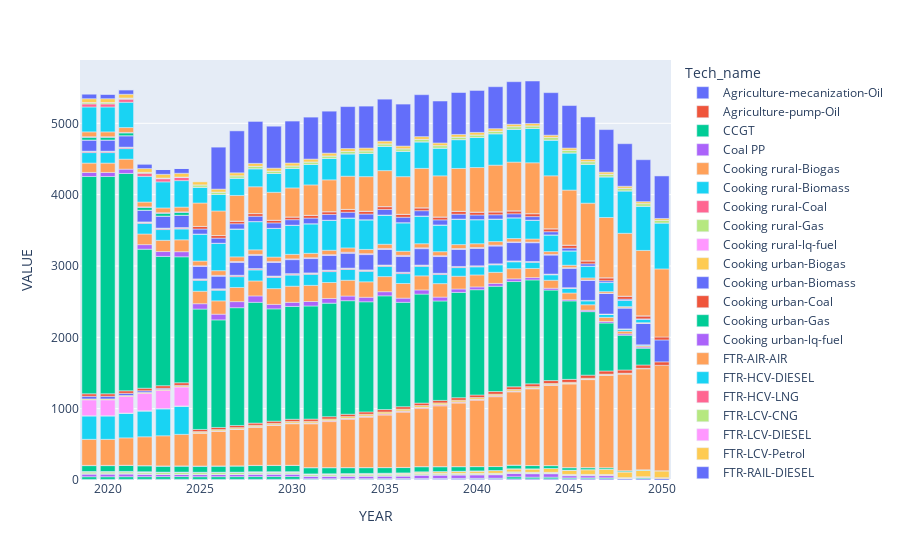

This figure's notebook cell:
### Code cell
px.bar(aet, x="YEAR", y='VALUE', color='Tech_name')

### Figure 1 — Plotly figure (JSON) as saved in the notebook; plotly's stock layout.template omitted (floating-point values rounded to 4 significant figures)
{"data": [{"alignmentgroup": "True", "hovertemplate": "Tech_name=Agriculture-mecanization-Oil<br>YEAR=%{x}<br>VALUE=%{y}<extra></extra>", "legendgroup": "Agriculture-mecanization-Oil", "marker": {"color": "#636efa"}, "name": "Agriculture-mecanization-Oil", "offsetgroup": "Agriculture-mecanization-Oil", "orientation": "v", "showlegend": true, "textposition": "auto", "type": "bar", "x": [2019, 2020, 2021, 2022, 2023, 2024, 2025, 2026, 2027, 2028, 2029, 2030, 2031, 2032, 2033, 2034, 2035, 2036, 2037, 2038, 2039, 2040, 2041, 2042, 2043, 2044, 2045, 2046, 2047, 2048, 2049, 2050], "xaxis": "x", "y": [8.247, 8.247, 8.736, 9.218, 9.707, 10.19, 8.545, 8.954, 9.31, 9.725, 10.08, 10.5, 10.91, 11.27, 11.68, 12.04, 12.44, 12.83, 13.22, 13.61, 14.0, 14.39, 14.78, 15.17, 15.56, 15.95, 16.34, 16.73, 17.11, 17.51, 17.89, 18.28], "yaxis": "y"}, {"alignmentgroup": "True", "hovertemplate": "Tech_name=Agriculture-pump-Oil<br>YEAR=%{x}<br>VALUE=%{y}<extra></extra>", "legendgroup": "Agriculture-pump-Oil", "marker": {"color": "#EF553B"}, "name": "Agriculture-pump-Oil", "offsetgroup": "Agriculture-pump-Oil", "orientation": "v", "showlegend": true, "textposition": "auto", "type": "bar", "x": [2019, 2020, 2021, 2022, 2023, 2024, 2025, 2026, 2027, 2028, 2029, 2030, 2031, 2032, 2033, 2034, 2035, 2036, 2037, 2038, 2039, 2040, 2041, 2042, 2043, 2044, 2045, 2046, 2047, 2048, 2049], "xaxis": "x", "y": [0.3557, 0.3557, 0.3779, 0.4001, 0.4224, 0.4446, 0.3736, 0.3795, 0.3855, 0.3914, 0.3973, 0.4032, 0.4032, 0.3973, 0.3914, 0.3855, 0.3854, 0.3677, 0.3558, 0.338, 0.3262, 0.3084, 0.2846, 0.2609, 0.2313, 0.2076, 0.1838, 0.1423, 0.1067, 0.07116, 0.03558], "yaxis": "y"}, {"alignmentgroup": "True", "hovertemplate": "Tech_name=CCGT<br>YEAR=%{x}<br>VALUE=%{y}<extra></extra>", "legendgroup": "CCGT", "marker": {"color": "#00cc96"}, "name": "CCGT", "offsetgroup": "CCGT", "orientation": "v", "showlegend": true, "textposition": "auto", "type": "bar", "x": [2019, 2020, 2021, 2022, 2023, 2024, 2025, 2026, 2027, 2028, 2029, 2030, 2031, 2032, 2033, 2034, 2035, 2036, 2037, 2038, 2039, 2040, 2041, 2042, 2043, 2044, 2045, 2046, 2047, 2049], "xaxis": "x", "y": [37.27, 37.27, 37.27, 37.27, 37.27, 37.27, 37.27, 37.27, 37.27, 37.27, 37.27, 37.27, 6.523, 6.523, 6.523, 6.523, 6.523, 7.663, 7.663, 7.663, 8.143, 9.021, 10.15, 29.73, 23.97, 23.64, 13.48, 13.48, 13.48, 13.03], "yaxis": "y"}, {"alignmentgroup": "True", "hovertemplate": "Tech_name=Coal PP<br>YEAR=%{x}<br>VALUE=%{y}<extra></extra>", "legendgroup": "Coal PP", "marker": {"color": "#ab63fa"}, "name": "Coal PP", "offsetgroup": "Coal PP", "orientation": "v", "showlegend": true, "textposition": "auto", "type": "bar", "x": [2019, 2020, 2021, 2022, 2023, 2024, 2025, 2026, 2027, 2028, 2029, 2030, 2031, 2032, 2033, 2034, 2035, 2036, 2037, 2038, 2039, 2040, 2041, 2042, 2043, 2044, 2045, 2046, 2047], "xaxis": "x", "y": [40.48, 40.48, 40.86, 36.4, 30.4, 30.4, 30.4, 30.4, 30.4, 36.4, 36.4, 36.4, 36.4, 36.4, 36.4, 36.4, 36.4, 36.4, 48.64, 48.64, 48.64, 48.64, 48.64, 48.64, 48.64, 48.64, 30.4, 30.4, 30.4], "yaxis": "y"}, {"alignmentgroup": "True", "hovertemplate": "Tech_name=Cooking rural-Biogas<br>YEAR=%{x}<br>VALUE=%{y}<extra></extra>", "legendgroup": "Cooking rural-Biogas", "marker": {"color": "#FFA15A"}, "name": "Cooking rural-Biogas", "offsetgroup": "Cooking rural-Biogas", "orientation": "v", "showlegend": true, "textposition": "auto", "type": "bar", "x": [2019, 2020, 2021, 2022, 2023, 2024, 2025, 2026, 2027, 2028, 2029, 2030, 2031, 2032, 2033, 2034, 2035, 2036, 2037, 2038, 2039, 2040, 2041, 2042, 2043, 2044, 2045, 2046, 2047, 2048, 2049, 2050], "xaxis": "x", "y": [0.1638, 0.1638, 0.273, 0.3822, 0.546, 0.6552, 0.7644, 0.8736, 0.9828, 1.092, 1.147, 1.256, 1.31, 1.365, 1.474, 1.529, 1.583, 1.638, 1.966, 2.402, 2.948, 3.494, 4.095, 4.75, 5.624, 6.388, 7.262, 8.135, 9.118, 10.1, 11.41, 12.5], "yaxis": "y"}, {"alignmentgroup": "True", "hovertemplate": "Tech_name=Cooking rural-Biomass<br>YEAR=%{x}<br>VALUE=%{y}<extra></extra>", "legendgroup": "Cooking rural-Biomass", "marker": {"color": "#19d3f3"}, "name": "Cooking rural-Biomass", "offsetgroup": "Cooking rural-Biomass", "orientation": "v", "showlegend": true, "textposition": "auto", "type": "bar", "x": [2019, 2020, 2021, 2022, 2023, 2024, 2025, 2026, 2027, 2028, 2029, 2030, 2031, 2032, 2033, 2034, 2035, 2036, 2037, 2038, 2039, 2040, 2041, 2042, 2043, 2044, 2045, 2046, 2047, 2048, 2049, 2050], "xaxis": "x", "y": [1.8, 1.8, 1.8, 1.8, 1.8, 1.9, 1.9, 1.9, 1.9, 1.9, 1.9, 1.9, 1.9, 1.9, 1.9, 1.9, 1.9, 1.8, 1.8, 1.8, 1.8, 1.7, 1.7, 1.7, 1.6, 1.6, 1.6, 1.5, 1.5, 1.5, 1.3, 1.3], "yaxis": "y"}, {"alignmentgroup": "True", "hovertemplate": "Tech_name=Cooking rural-Coal<br>YEAR=%{x}<br>VALUE=%{y}<extra></extra>", "legendgroup": "Cooking rural-Coal", "marker": {"color": "#FF6692"}, "name": "Cooking rural-Coal", "offsetgroup": "Cooking rural-Coal", "orientation": "v", "showlegend": true, "textposition": "auto", "type": "bar", "x": [2019, 2020, 2021, 2022, 2023, 2024, 2025, 2026, 2027, 2028, 2029, 2030, 2036, 2037, 2038], "xaxis": "x", "y": [0.1892, 0.1892, 0.1892, 0.1892, 0.1892, 0.1892, 0.1892, 0.0946, 0.0946, 0.0946, 0.0946, 0.0946, 0.0946, 0.0946, 0.0946], "yaxis": "y"}, {"alignmentgroup": "True", "hovertemplate": "Tech_name=Cooking rural-Gas<br>YEAR=%{x}<br>VALUE=%{y}<extra></extra>", "legendgroup": "Cooking rural-Gas", "marker": {"color": "#B6E880"}, "name": "Cooking rural-Gas", "offsetgroup": "Cooking rural-Gas", "orientation": "v", "showlegend": true, "textposition": "auto", "type": "bar", "x": [2019, 2020, 2021, 2022, 2023, 2024, 2025, 2026, 2027, 2028, 2029, 2030, 2031, 2032, 2033, 2034, 2035, 2036, 2037, 2038, 2039, 2040, 2041, 2042, 2043, 2044, 2045, 2046, 2047, 2048, 2049], "xaxis": "x", "y": [25.49, 25.49, 25.23, 24.84, 24.57, 24.25, 23.99, 23.98, 24.03, 23.89, 23.63, 23.38, 22.21, 21.71, 21.14, 20.68, 20.26, 19.67, 18.84, 17.89, 16.83, 15.75, 14.5, 13.18, 11.86, 10.36, 8.848, 7.278, 5.525, 3.765, 1.886], "yaxis": "y"}, {"alignmentgroup": "True", "hovertemplate": "Tech_name=Cooking rural-lq-fuel<br>YEAR=%{x}<br>VALUE=%{y}<extra></extra>", "legendgroup": "Cooking rural-lq-fuel", "marker": {"color": "#FF97FF"}, "name": "Cooking rural-lq-fuel", "offsetgroup": "Cooking rural-lq-fuel", "orientation": "v", "showlegend": true, "textposition": "auto", "type": "bar", "x": [2019, 2020, 2021, 2022, 2023, 2024, 2025, 2026, 2027, 2028, 2029, 2030, 2031, 2032, 2033, 2034, 2035, 2036, 2037, 2038, 2039, 2040, 2041, 2042, 2043, 2044, 2045, 2046, 2047, 2048], "xaxis": "x", "y": [2.157, 2.157, 2.085, 1.941, 1.869, 1.726, 1.654, 1.51, 1.438, 1.366, 1.222, 1.15, 1.079, 1.007, 0.9347, 0.8628, 0.7909, 0.719, 0.6471, 0.5752, 0.5033, 0.4314, 0.3595, 0.3595, 0.2876, 0.2157, 0.1438, 0.1438, 0.0719, 0.0719], "yaxis": "y"}, {"alignmentgroup": "True", "hovertemplate": "Tech_name=Cooking urban-Biogas<br>YEAR=%{x}<br>VALUE=%{y}<extra></extra>", "legendgroup": "Cooking urban-Biogas", "marker": {"color": "#FECB52"}, "name": "Cooking urban-Biogas", "offsetgroup": "Cooking urban-Biogas", "orientation": "v", "showlegend": true, "textposition": "auto", "type": "bar", "x": [2019, 2020, 2021, 2022, 2023, 2024, 2025, 2026, 2027, 2028, 2029, 2030, 2031, 2032, 2033, 2034, 2035, 2036, 2037, 2038, 2039, 2040, 2041, 2042, 2043, 2044, 2045, 2046, 2047, 2048, 2049, 2050], "xaxis": "x", "y": [0.2184, 0.2184, 0.4368, 0.6006, 0.7644, 0.9828, 1.147, 1.365, 1.583, 1.747, 1.966, 2.184, 3.112, 5.242, 7.589, 10.48, 13.43, 16.71, 20.37, 24.24, 28.28, 32.87, 37.62, 42.7, 48.16, 53.78, 59.68, 66.67, 73.49, 80.75, 88.45, 96.97], "yaxis": "y"}, {"alignmentgroup": "True", "hovertemplate": "Tech_name=Cooking urban-Biomass<br>YEAR=%{x}<br>VALUE=%{y}<extra></extra>", "legendgroup": "Cooking urban-Biomass", "marker": {"color": "#636efa"}, "name": "Cooking urban-Biomass", "offsetgroup": "Cooking urban-Biomass", "orientation": "v", "showlegend": true, "textposition": "auto", "type": "bar", "x": [2019, 2020, 2021, 2022, 2023, 2024, 2025, 2026, 2027, 2028, 2029, 2030, 2031, 2032, 2033, 2034, 2035, 2036, 2037, 2038, 2039, 2040, 2041, 2042, 2043, 2044, 2045, 2046, 2047, 2048, 2049, 2050], "xaxis": "x", "y": [2.6, 2.6, 2.6, 2.5, 2.4, 2.3, 2.2, 2.1, 2.0, 1.9, 1.8, 1.8, 1.6, 1.6, 1.6, 1.3, 1.3, 1.3, 1.1, 1.1, 1.1, 0.8, 0.8, 0.8, 0.6, 0.6, 0.6, 0.3, 0.3, 0.3, 0.1, 0.1], "yaxis": "y"}, {"alignmentgroup": "True", "hovertemplate": "Tech_name=Cooking urban-Coal<br>YEAR=%{x}<br>VALUE=%{y}<extra></extra>", "legendgroup": "Cooking urban-Coal", "marker": {"color": "#EF553B"}, "name": "Cooking urban-Coal", "offsetgroup": "Cooking urban-Coal", "orientation": "v", "showlegend": true, "textposition": "auto", "type": "bar", "x": [2019, 2020, 2021, 2022, 2023, 2024, 2025, 2026, 2027, 2028, 2029, 2030, 2031, 2032, 2033, 2034, 2035, 2036, 2037, 2038, 2039, 2040, 2041, 2042, 2043, 2044, 2045], "xaxis": "x", "y": [0.2838, 0.2838, 0.2838, 0.2838, 0.2838, 0.2838, 0.2838, 0.2838, 0.2838, 0.1892, 0.1892, 0.2838, 0.1892, 0.1892, 0.1892, 0.1892, 0.1892, 0.1892, 0.1892, 0.0946, 0.0946, 0.0946, 0.0946, 0.0946, 0.0946, 0.0946, 0.0946], "yaxis": "y"}, {"alignmentgroup": "True", "hovertemplate": "Tech_name=Cooking urban-Gas<br>YEAR=%{x}<br>VALUE=%{y}<extra></extra>", "legendgroup": "Cooking urban-Gas", "marker": {"color": "#00cc96"}, "name": "Cooking urban-Gas", "offsetgroup": "Cooking urban-Gas", "orientation": "v", "showlegend": true, "textposition": "auto", "type": "bar", "x": [2019, 2020, 2021, 2022, 2023, 2024, 2025, 2026, 2027, 2028, 2029, 2030, 2031, 2032, 2033, 2034, 2035, 2036, 2037, 2038, 2039, 2040, 2041, 2042, 2043, 2044, 2045, 2046, 2047, 2048, 2049], "xaxis": "x", "y": [82.47, 82.47, 82.98, 83.36, 83.8, 84.31, 84.7, 85.63, 86.32, 86.76, 86.94, 86.87, 86.55, 84.91, 82.96, 80.64, 78.02, 75.09, 71.85, 68.25, 64.39, 60.17, 55.7, 50.86, 45.71, 40.26, 34.5, 28.26, 21.99, 15.3, 8.245], "yaxis": "y"}, {"alignmentgroup": "True", "hovertemplate": "Tech_name=Cooking urban-lq-fuel<br>YEAR=%{x}<br>VALUE=%{y}<extra></extra>", "legendgroup": "Cooking urban-lq-fuel", "marker": {"color": "#ab63fa"}, "name": "Cooking urban-lq-fuel", "offsetgroup": "Cooking urban-lq-fuel", "orientation": "v", "showlegend": true, "textposition": "auto", "type": "bar", "x": [2019, 2020, 2021, 2022, 2023, 2024, 2025, 2026, 2027, 2028, 2029, 2030, 2031, 2032, 2033, 2034, 2035, 2036, 2037, 2038, 2039, 2040, 2041, 2042, 2043, 2044, 2045, 2046, 2047, 2048, 2049], "xaxis": "x", "y": [3.235, 3.235, 3.164, 3.092, 2.948, 2.876, 2.804, 2.732, 2.588, 2.517, 2.445, 2.301, 2.229, 2.085, 2.013, 1.869, 1.798, 1.654, 1.582, 1.438, 1.366, 1.222, 1.079, 1.007, 0.8628, 0.7909, 0.6471, 0.5033, 0.3595, 0.2876, 0.1438], "yaxis": "y"}, {"alignmentgroup": "True", "hovertemplate": "Tech_name=FTR-AIR-AIR<br>YEAR=%{x}<br>VALUE=%{y}<extra></extra>", "legendgroup": "FTR-AIR-AIR", "marker": {"color": "#FFA15A"}, "name": "FTR-AIR-AIR", "offsetgroup": "FTR-AIR-AIR", "orientation": "v", "showlegend": true, "textposition": "auto", "type": "bar", "x": [2019, 2020, 2021, 2022, 2023, 2024, 2025, 2026, 2027, 2028, 2029, 2030, 2031, 2032, 2033, 2034, 2035, 2036, 2037, 2038, 2039, 2040, 2041, 2042, 2043, 2044, 2045, 2046, 2047, 2048, 2049, 2050], "xaxis": "x", "y": [365.1, 365.1, 384.3, 403.6, 422.9, 442.2, 461.4, 485.7, 510.0, 534.3, 558.6, 582.9, 613.6, 644.2, 674.9, 705.5, 736.1, 774.8, 813.4, 852.0, 890.6, 929.2, 977.9, 1027.0, 1075.0, 1124.0, 1173.0, 1234.0, 1295.0, 1356.0, 1418.0, 1479.0], "yaxis": "y"}, {"alignmentgroup": "True", "hovertemplate": "Tech_name=FTR-HCV-DIESEL<br>YEAR=%{x}<br>VALUE=%{y}<extra></extra>", "legendgroup": "FTR-HCV-DIESEL", "marker": {"color": "#19d3f3"}, "name": "FTR-HCV-DIESEL", "offsetgroup": "FTR-HCV-DIESEL", "orientation": "v", "showlegend": true, "textposition": "auto", "type": "bar", "x": [2019, 2020, 2021, 2022, 2023, 2024], "xaxis": "x", "y": [330.6, 330.6, 346.5, 362.4, 378.3, 394.2], "yaxis": "y"}, {"alignmentgroup": "True", "hovertemplate": "Tech_name=FTR-HCV-LNG<br>YEAR=%{x}<br>VALUE=%{y}<extra></extra>", "legendgroup": "FTR-HCV-LNG", "marker": {"color": "#FF6692"}, "name": "FTR-HCV-LNG", "offsetgroup": "FTR-HCV-LNG", "orientation": "v", "showlegend": true, "textposition": "auto", "type": "bar", "x": [2019, 2020, 2021, 2022, 2023, 2024, 2025, 2026, 2027, 2028, 2029, 2030, 2031, 2032, 2033, 2034, 2035, 2036, 2037, 2038, 2039, 2040, 2041, 2042, 2043, 2044, 2045, 2046, 2047, 2048, 2049], "xaxis": "x", "y": [0.03635, 0.03635, 0.6816, 1.327, 1.968, 2.613, 3.258, 4.24, 5.221, 6.207, 7.189, 8.17, 9.624, 11.08, 12.53, 13.99, 14.25, 14.76, 14.36, 13.6, 13.42, 12.93, 12.05, 10.71, 10.05, 8.977, 7.49, 6.676, 5.529, 3.898, 1.695], "yaxis": "y"}, {"alignmentgroup": "True", "hovertemplate": "Tech_name=FTR-LCV-CNG<br>YEAR=%{x}<br>VALUE=%{y}<extra></extra>", "legendgroup": "FTR-LCV-CNG", "marker": {"color": "#B6E880"}, "name": "FTR-LCV-CNG", "offsetgroup": "FTR-LCV-CNG", "orientation": "v", "showlegend": true, "textposition": "auto", "type": "bar", "x": [2019, 2020, 2021, 2022, 2023, 2024, 2025, 2026, 2027, 2028, 2029, 2030, 2031, 2032, 2033, 2034, 2035, 2036, 2037, 2038, 2039, 2040, 2041, 2042, 2043, 2044, 2045, 2046, 2047, 2048, 2049], "xaxis": "x", "y": [0.6434, 0.6434, 0.8386, 1.033, 1.228, 1.423, 1.617, 1.812, 2.006, 2.202, 2.396, 2.591, 2.786, 2.98, 3.175, 2.687, 2.479, 2.415, 2.337, 2.244, 2.13, 2.009, 1.874, 1.724, 1.56, 1.382, 1.183, 0.9761, 0.7552, 0.5201, 0.5207], "yaxis": "y"}, {"alignmentgroup": "True", "hovertemplate": "Tech_name=FTR-LCV-DIESEL<br>YEAR=%{x}<br>VALUE=%{y}<extra></extra>", "legendgroup": "FTR-LCV-DIESEL", "marker": {"color": "#FF97FF"}, "name": "FTR-LCV-DIESEL", "offsetgroup": "FTR-LCV-DIESEL", "orientation": "v", "showlegend": true, "textposition": "auto", "type": "bar", "x": [2019, 2020, 2021, 2022, 2023, 2024], "xaxis": "x", "y": [222.2, 222.2, 233.0, 243.7, 254.5, 265.2], "yaxis": "y"}, {"alignmentgroup": "True", "hovertemplate": "Tech_name=FTR-LCV-Petrol<br>YEAR=%{x}<br>VALUE=%{y}<extra></extra>", "legendgroup": "FTR-LCV-Petrol", "marker": {"color": "#FECB52"}, "name": "FTR-LCV-Petrol", "offsetgroup": "FTR-LCV-Petrol", "orientation": "v", "showlegend": true, "textposition": "auto", "type": "bar", "x": [2019, 2020, 2021, 2022, 2023, 2024, 2025, 2026, 2027, 2028, 2029, 2030, 2031, 2032, 2033, 2034, 2035, 2036, 2037, 2038, 2039, 2040, 2041, 2042, 2043, 2044, 2045, 2046, 2047, 2048, 2049], "xaxis": "x", "y": [12.77, 12.77, 13.44, 14.11, 14.78, 15.45, 16.12, 16.96, 17.81, 18.65, 19.5, 20.34, 21.41, 22.47, 23.53, 24.6, 25.66, 25.55, 25.18, 24.64, 23.83, 22.79, 21.54, 20.06, 18.35, 16.42, 14.24, 11.85, 9.226, 6.393, 3.3], "yaxis": "y"}, {"alignmentgroup": "True", "hovertemplate": "Tech_name=FTR-RAIL-DIESEL<br>YEAR=%{x}<br>VALUE=%{y}<extra></extra>", "legendgroup": "FTR-RAIL-DIESEL", "marker": {"color": "#636efa"}, "name": "FTR-RAIL-DIESEL", "offsetgroup": "FTR-RAIL-DIESEL", "orientation": "v", "showlegend": true, "textposition": "auto", "type": "bar", "x": [2019, 2020, 2021, 2022, 2023, 2024], "xaxis": "x", "y": [36.96, 36.96, 29.57, 22.17, 14.78, 7.392], "yaxis": "y"}, {"alignmentgroup": "True", "hovertemplate": "Tech_name=Fisheries-Oil<br>YEAR=%{x}<br>VALUE=%{y}<extra></extra>", "legendgroup": "Fisheries-Oil", "marker": {"color": "#EF553B"}, "name": "Fisheries-Oil", "offsetgroup": "Fisheries-Oil", "orientation": "v", "showlegend": true, "textposition": "auto", "type": "bar", "x": [2019, 2020, 2021, 2022, 2023, 2024, 2025, 2026, 2027, 2028, 2029, 2030, 2031, 2032, 2033, 2034, 2035, 2036, 2037, 2038, 2039, 2040, 2041, 2042, 2043, 2044, 2045, 2046, 2047, 2048, 2049, 2050], "xaxis": "x", "y": [35.24, 35.2, 35.63, 36.05, 36.48, 36.92, 29.89, 30.25, 30.62, 30.98, 31.36, 31.74, 32.12, 32.51, 32.9, 33.3, 33.71, 34.12, 34.53, 34.95, 35.38, 35.81, 36.88, 37.98, 39.12, 40.29, 41.49, 42.73, 44.01, 45.32, 46.68, 48.07], "yaxis": "y"}, {"alignmentgroup": "True", "hovertemplate": "Tech_name=Import Coal PP<br>YEAR=%{x}<br>VALUE=%{y}<extra></extra>", "legendgroup": "Import Coal PP", "marker": {"color": "#00cc96"}, "name": "Import Coal PP", "offsetgroup": "Import Coal PP", "orientation": "v", "showlegend": true, "textposition": "auto", "type": "bar", "x": [2019, 2020, 2021, 2022, 2023, 2024, 2025, 2026, 2027, 2028, 2029, 2030, 2031, 2032, 2033, 2034, 2035, 2036, 2037, 2038, 2039, 2040, 2041, 2042, 2043, 2044, 2045, 2046, 2047, 2048, 2049], "xaxis": "x", "y": [3046.0, 3046.0, 3047.0, 1949.0, 1813.0, 1766.0, 1688.0, 1508.0, 1651.0, 1693.0, 1574.0, 1581.0, 1586.0, 1591.0, 1592.0, 1543.0, 1594.0, 1462.0, 1528.0, 1394.0, 1476.0, 1476.0, 1476.0, 1476.0, 1457.0, 1269.0, 1100.0, 890.4, 672.7, 487.0, 234.9], "yaxis": "y"}, {"alignmentgroup": "True", "hovertemplate": "Tech_name=Industry-Coal<br>YEAR=%{x}<br>VALUE=%{y}<extra></extra>", "legendgroup": "Industry-Coal", "marker": {"color": "#ab63fa"}, "name": "Industry-Coal", "offsetgroup": "Industry-Coal", "orientation": "v", "showlegend": true, "textposition": "auto", "type": "bar", "x": [2019, 2020, 2021, 2022, 2023, 2024, 2025, 2026, 2027, 2028, 2029, 2030, 2031, 2032, 2033, 2034, 2035, 2036, 2037, 2038, 2039, 2040, 2041, 2042, 2043, 2044, 2045, 2046, 2047, 2048, 2049], "xaxis": "x", "y": [56.48, 56.48, 60.26, 63.95, 67.64, 71.42, 75.11, 80.03, 84.95, 89.87, 62.63, 57.61, 62.91, 65.46, 65.56, 63.1, 58.08, 59.31, 58.18, 54.49, 48.06, 39.16, 39.64, 37.75, 33.11, 25.92, 16.27, 19.96, 21.19, 19.77, 15.99], "yaxis": "y"}, {"alignmentgroup": "True", "hovertemplate": "Tech_name=Industry-Oil<br>YEAR=%{x}<br>VALUE=%{y}<extra></extra>", "legendgroup": "Industry-Oil", "marker": {"color": "#FFA15A"}, "name": "Industry-Oil", "offsetgroup": "Industry-Oil", "orientation": "v", "showlegend": true, "textposition": "auto", "type": "bar", "x": [2019, 2020, 2021, 2022, 2023, 2024, 2025, 2026, 2027, 2028, 2029, 2030, 2031, 2032, 2033, 2034, 2035, 2036, 2037, 2038, 2039, 2040, 2041, 2042, 2043, 2044, 2045, 2046, 2047, 2048, 2049], "xaxis": "x", "y": [131.4, 131.4, 140.2, 148.9, 157.7, 166.4, 175.1, 186.8, 198.4, 210.1, 221.1, 226.3, 225.7, 224.0, 221.0, 216.9, 211.7, 205.3, 197.7, 188.9, 179.0, 167.9, 155.7, 142.2, 127.6, 111.9, 94.91, 76.86, 57.59, 37.17, 15.53], "yaxis": "y"}, {"alignmentgroup": "True", "hovertemplate": "Tech_name=PTR-2W-PETROL<br>YEAR=%{x}<br>VALUE=%{y}<extra></extra>", "legendgroup": "PTR-2W-PETROL", "marker": {"color": "#19d3f3"}, "name": "PTR-2W-PETROL", "offsetgroup": "PTR-2W-PETROL", "orientation": "v", "showlegend": true, "textposition": "auto", "type": "bar", "x": [2019, 2020, 2021, 2022, 2023, 2024, 2025, 2026, 2027, 2028, 2029, 2030, 2031, 2032, 2033, 2034, 2035, 2036, 2037, 2038, 2039, 2040, 2041, 2042, 2043, 2044, 2045, 2046, 2047, 2048, 2049], "xaxis": "x", "y": [146.9, 146.9, 148.1, 149.3, 150.5, 151.7, 152.9, 149.3, 151.6, 153.9, 156.2, 155.8, 154.8, 153.0, 150.5, 147.3, 143.4, 138.8, 133.5, 127.5, 120.8, 113.3, 105.2, 96.34, 86.78, 76.51, 65.53, 53.84, 41.44, 28.34, 14.52], "yaxis": "y"}, {"alignmentgroup": "True", "hovertemplate": "Tech_name=PTR-2WT-PETROL<br>YEAR=%{x}<br>VALUE=%{y}<extra></extra>", "legendgroup": "PTR-2WT-PETROL", "marker": {"color": "#FF6692"}, "name": "PTR-2WT-PETROL", "offsetgroup": "PTR-2WT-PETROL", "orientation": "v", "showlegend": true, "textposition": "auto", "type": "bar", "x": [2019, 2020, 2021, 2022, 2023, 2024, 2025, 2026, 2027, 2028, 2029, 2030, 2031, 2032, 2033, 2034, 2035, 2036, 2037, 2038, 2039, 2040, 2041, 2042, 2043, 2044, 2045, 2046, 2047, 2048, 2049], "xaxis": "x", "y": [15.45, 15.45, 15.58, 15.7, 15.83, 15.96, 16.08, 15.7, 15.94, 16.18, 16.43, 16.67, 16.63, 16.51, 16.3, 16.01, 15.63, 15.17, 14.63, 14.0, 13.3, 12.51, 11.63, 10.67, 9.63, 8.503, 7.293, 6.004, 4.628, 3.168, 1.626], "yaxis": "y"}, {"alignmentgroup": "True", "hovertemplate": "Tech_name=PTR-3W-CNG<br>YEAR=%{x}<br>VALUE=%{y}<extra></extra>", "legendgroup": "PTR-3W-CNG", "marker": {"color": "#B6E880"}, "name": "PTR-3W-CNG", "offsetgroup": "PTR-3W-CNG", "orientation": "v", "showlegend": true, "textposition": "auto", "type": "bar", "x": [2019, 2020, 2021, 2022, 2023, 2024, 2025, 2026, 2027, 2028, 2029, 2030, 2031, 2032, 2033, 2034, 2035, 2036, 2037, 2038, 2039, 2040, 2041, 2042, 2043, 2044, 2045, 2046, 2047, 2048], "xaxis": "x", "y": [0.02345, 0.02345, 0.02345, 0.02345, 0.03517, 0.03517, 0.03517, 0.03518, 0.03517, 0.03517, 0.03517, 0.03518, 0.03517, 0.03517, 0.03518, 0.03518, 0.03518, 0.03517, 0.03517, 0.03517, 0.03517, 0.03517, 0.02345, 0.02345, 0.02345, 0.02345, 0.02345, 0.01172, 0.01172, 0.01172], "yaxis": "y"}, {"alignmentgroup": "True", "hovertemplate": "Tech_name=PTR-3W-DIESEL<br>YEAR=%{x}<br>VALUE=%{y}<extra></extra>", "legendgroup": "PTR-3W-DIESEL", "marker": {"color": "#FF97FF"}, "name": "PTR-3W-DIESEL", "offsetgroup": "PTR-3W-DIESEL", "orientation": "v", "showlegend": true, "textposition": "auto", "type": "bar", "x": [2019, 2020, 2021, 2022, 2023, 2024], "xaxis": "x", "y": [0.8756, 0.8756, 0.8649, 0.8542, 0.8542, 0.8436], "yaxis": "y"}, {"alignmentgroup": "True", "hovertemplate": "Tech_name=PTR-3W-PETROL<br>YEAR=%{x}<br>VALUE=%{y}<extra></extra>", "legendgroup": "PTR-3W-PETROL", "marker": {"color": "#FECB52"}, "name": "PTR-3W-PETROL", "offsetgroup": "PTR-3W-PETROL", "orientation": "v", "showlegend": true, "textposition": "auto", "type": "bar", "x": [2019, 2020, 2021, 2022, 2023, 2024, 2025, 2026, 2027, 2028, 2029, 2030, 2031, 2032, 2033, 2034, 2035, 2036, 2037, 2038, 2039, 2040, 2041, 2042, 2043, 2044, 2045, 2046, 2047, 2048, 2049], "xaxis": "x", "y": [3.527, 3.527, 3.546, 3.565, 3.594, 3.613, 3.632, 3.652, 3.642, 3.623, 3.594, 3.546, 3.489, 3.421, 3.345, 3.249, 3.134, 3.019, 2.885, 2.741, 2.578, 2.406, 2.223, 2.032, 1.821, 1.601, 1.361, 1.121, 0.853, 0.5846, 0.2971], "yaxis": "y"}, {"alignmentgroup": "True", "hovertemplate": "Tech_name=PTR-AIR-ATF<br>YEAR=%{x}<br>VALUE=%{y}<extra></extra>", "legendgroup": "PTR-AIR-ATF", "marker": {"color": "#636efa"}, "name": "PTR-AIR-ATF", "offsetgroup": "PTR-AIR-ATF", "orientation": "v", "showlegend": true, "textposition": "auto", "type": "bar", "x": [2019, 2020, 2021, 2022, 2023, 2024, 2025, 2026, 2027, 2028, 2029, 2030, 2031, 2032, 2033, 2034, 2035, 2036, 2037, 2038, 2039, 2040, 2041, 2042, 2043, 2044, 2045, 2046, 2047, 2048, 2049, 2050], "xaxis": "x", "y": [156.5, 156.5, 160.3, 164.0, 167.8, 171.5, 175.3, 179.5, 183.6, 187.8, 192.0, 196.2, 200.9, 205.7, 210.2, 215.0, 219.7, 224.8, 230.0, 235.2, 240.4, 245.7, 251.5, 257.3, 263.1, 268.8, 274.7, 281.2, 287.7, 294.1, 300.6, 307.1], "yaxis": "y"}, {"alignmentgroup": "True", "hovertemplate": "Tech_name=PTR-BUS-CNG<br>YEAR=%{x}<br>VALUE=%{y}<extra></extra>", "legendgroup": "PTR-BUS-CNG", "marker": {"color": "#EF553B"}, "name": "PTR-BUS-CNG", "offsetgroup": "PTR-BUS-CNG", "orientation": "v", "showlegend": true, "textposition": "auto", "type": "bar", "x": [2019, 2020, 2021, 2022, 2023, 2024, 2025, 2026, 2027, 2028, 2029, 2030, 2031, 2032, 2033, 2034, 2035, 2036, 2037, 2038, 2039, 2040, 2041, 2042, 2043, 2044, 2045, 2046, 2047, 2048, 2049], "xaxis": "x", "y": [0.07809, 0.07809, 0.2343, 0.4685, 0.6247, 0.7809, 0.9371, 1.171, 1.328, 1.562, 1.796, 1.952, 2.187, 2.499, 2.733, 2.733, 2.733, 2.655, 2.577, 2.499, 2.421, 2.265, 2.108, 1.952, 1.796, 1.562, 1.406, 1.171, 0.859, 0.6247, 0.3124], "yaxis": "y"}, {"alignmentgroup": "True", "hovertemplate": "Tech_name=PTR-BUS-DIESEL<br>YEAR=%{x}<br>VALUE=%{y}<extra></extra>", "legendgroup": "PTR-BUS-DIESEL", "marker": {"color": "#00cc96"}, "name": "PTR-BUS-DIESEL", "offsetgroup": "PTR-BUS-DIESEL", "orientation": "v", "showlegend": true, "textposition": "auto", "type": "bar", "x": [2019, 2020, 2021, 2022, 2023, 2024], "xaxis": "x", "y": [38.98, 38.98, 39.27, 39.57, 39.81, 40.1], "yaxis": "y"}, {"alignmentgroup": "True", "hovertemplate": "Tech_name=PTR-CAR-CNG<br>YEAR=%{x}<br>VALUE=%{y}<extra></extra>", "legendgroup": "PTR-CAR-CNG", "marker": {"color": "#ab63fa"}, "name": "PTR-CAR-CNG", "offsetgroup": "PTR-CAR-CNG", "orientation": "v", "showlegend": true, "textposition": "auto", "type": "bar", "x": [2019, 2020, 2021, 2022, 2023, 2024, 2025, 2026, 2027, 2028, 2029, 2030, 2031, 2032, 2033, 2034, 2035, 2036, 2037, 2038, 2039, 2040, 2041, 2042, 2043, 2044, 2045, 2046, 2047, 2048, 2049], "xaxis": "x", "y": [6.812, 6.812, 7.004, 7.205, 7.397, 7.599, 7.791, 8.01, 8.23, 8.449, 8.669, 8.888, 9.135, 9.382, 9.629, 9.876, 9.839, 9.72, 9.528, 9.254, 8.915, 8.486, 7.983, 7.407, 6.748, 6.017, 5.212, 4.316, 3.356, 2.313, 1.198], "yaxis": "y"}, {"alignmentgroup": "True", "hovertemplate": "Tech_name=PTR-CAR-DIESEL<br>YEAR=%{x}<br>VALUE=%{y}<extra></extra>", "legendgroup": "PTR-CAR-DIESEL", "marker": {"color": "#FFA15A"}, "name": "PTR-CAR-DIESEL", "offsetgroup": "PTR-CAR-DIESEL", "orientation": "v", "showlegend": true, "textposition": "auto", "type": "bar", "x": [2019, 2020, 2021, 2022, 2023, 2024, 2025, 2026, 2027, 2028, 2029, 2030, 2031, 2032, 2033, 2034, 2035, 2036, 2037, 2038, 2039, 2040, 2041, 2042, 2043, 2044, 2045, 2046, 2047, 2048, 2049], "xaxis": "x", "y": [68.19, 68.19, 67.79, 67.41, 67.01, 66.63, 66.23, 65.61, 65.0, 64.38, 63.77, 63.15, 62.28, 61.39, 60.52, 59.64, 58.76, 57.58, 57.29, 56.4, 54.94, 52.88, 50.23, 47.0, 43.18, 38.78, 33.79, 28.21, 22.03, 15.28, 7.93], "yaxis": "y"}, {"alignmentgroup": "True", "hovertemplate": "Tech_name=PTR-CAR-PETROL<br>YEAR=%{x}<br>VALUE=%{y}<extra></extra>", "legendgroup": "PTR-CAR-PETROL", "marker": {"color": "#19d3f3"}, "name": "PTR-CAR-PETROL", "offsetgroup": "PTR-CAR-PETROL", "orientation": "v", "showlegend": true, "textposition": "auto", "type": "bar", "x": [2019, 2020, 2021, 2022, 2023, 2024, 2025, 2026, 2027, 2028, 2029, 2030, 2031, 2032, 2033, 2034, 2035, 2036, 2037, 2038, 2039, 2040, 2041, 2042, 2043, 2044, 2045, 2046, 2047, 2048, 2049], "xaxis": "x", "y": [349.0, 349.0, 354.5, 360.1, 365.6, 371.2, 376.7, 382.6, 388.5, 394.4, 400.3, 406.1, 412.4, 418.6, 417.3, 413.5, 407.0, 397.9, 386.3, 372.0, 355.2, 335.8, 313.8, 289.2, 262.1, 232.3, 200.0, 165.0, 127.5, 87.37, 44.68], "yaxis": "y"}, {"alignmentgroup": "True", "hovertemplate": "Tech_name=PTR-ONMI-BUS-DIESEL<br>YEAR=%{x}<br>VALUE=%{y}<extra></extra>", "legendgroup": "PTR-ONMI-BUS-DIESEL", "marker": {"color": "#FF6692"}, "name": "PTR-ONMI-BUS-DIESEL", "offsetgroup": "PTR-ONMI-BUS-DIESEL", "orientation": "v", "showlegend": true, "textposition": "auto", "type": "bar", "x": [2019, 2020, 2021, 2022, 2023, 2024], "xaxis": "x", "y": [43.1, 43.1, 43.48, 43.86, 44.2, 44.58], "yaxis": "y"}, {"alignmentgroup": "True", "hovertemplate": "Tech_name=PTR-RAIL-DIESEL<br>YEAR=%{x}<br>VALUE=%{y}<extra></extra>", "legendgroup": "PTR-RAIL-DIESEL", "marker": {"color": "#B6E880"}, "name": "PTR-RAIL-DIESEL", "offsetgroup": "PTR-RAIL-DIESEL", "orientation": "v", "showlegend": true, "textposition": "auto", "type": "bar", "x": [2019, 2020, 2021, 2022, 2023, 2024], "xaxis": "x", "y": [17.72, 17.72, 14.08, 10.68, 7.038, 3.64], "yaxis": "y"}, {"alignmentgroup": "True", "hovertemplate": "Tech_name=PTR-TAXI-CNG<br>YEAR=%{x}<br>VALUE=%{y}<extra></extra>", "legendgroup": "PTR-TAXI-CNG", "marker": {"color": "#FF97FF"}, "name": "PTR-TAXI-CNG", "offsetgroup": "PTR-TAXI-CNG", "orientation": "v", "showlegend": true, "textposition": "auto", "type": "bar", "x": [2019, 2020, 2021, 2022, 2023, 2024, 2025, 2026, 2027, 2028, 2029, 2030, 2031, 2032, 2033, 2034, 2035, 2036, 2037, 2038, 2039, 2040, 2041, 2042, 2043, 2044, 2045, 2046, 2047, 2048, 2049], "xaxis": "x", "y": [2.268, 2.268, 2.313, 2.368, 2.414, 2.469, 2.515, 2.569, 2.624, 2.67, 2.725, 2.78, 2.835, 2.89, 2.88, 2.853, 2.807, 2.743, 2.67, 2.569, 2.451, 2.323, 2.167, 2.003, 1.811, 1.609, 1.381, 1.143, 0.887, 0.6035, 0.3109], "yaxis": "y"}, {"alignmentgroup": "True", "hovertemplate": "Tech_name=PTR-TAXI-DIESEL<br>YEAR=%{x}<br>VALUE=%{y}<extra></extra>", "legendgroup": "PTR-TAXI-DIESEL", "marker": {"color": "#FECB52"}, "name": "PTR-TAXI-DIESEL", "offsetgroup": "PTR-TAXI-DIESEL", "orientation": "v", "showlegend": true, "textposition": "auto", "type": "bar", "x": [2019, 2020, 2021, 2022, 2023, 2024], "xaxis": "x", "y": [52.87, 52.87, 52.71, 52.55, 52.39, 52.23], "yaxis": "y"}, {"alignmentgroup": "True", "hovertemplate": "Tech_name=PTR-TAXI-PETROL<br>YEAR=%{x}<br>VALUE=%{y}<extra></extra>", "legendgroup": "PTR-TAXI-PETROL", "marker": {"color": "#636efa"}, "name": "PTR-TAXI-PETROL", "offsetgroup": "PTR-TAXI-PETROL", "orientation": "v", "showlegend": true, "textposition": "auto", "type": "bar", "x": [2019, 2020, 2021, 2022, 2023, 2024, 2025, 2026, 2027, 2028, 2029, 2030, 2031, 2032, 2033, 2034, 2035, 2036, 2037, 2038, 2039, 2040, 2041, 2042, 2043, 2044, 2045, 2046, 2047, 2048, 2049], "xaxis": "x", "y": [62.86, 62.86, 64.21, 65.58, 66.93, 68.3, 69.65, 71.14, 72.62, 74.12, 75.6, 77.1, 78.74, 80.36, 80.12, 79.36, 78.12, 76.39, 74.17, 71.43, 68.2, 64.48, 60.27, 55.56, 50.35, 44.65, 38.44, 31.75, 24.56, 16.86, 8.686], "yaxis": "y"}, {"alignmentgroup": "True", "hovertemplate": "Tech_name=PTR-ONMI-BUS-B20<br>YEAR=%{x}<br>VALUE=%{y}<extra></extra>", "legendgroup": "PTR-ONMI-BUS-B20", "marker": {"color": "#EF553B"}, "name": "PTR-ONMI-BUS-B20", "offsetgroup": "PTR-ONMI-BUS-B20", "orientation": "v", "showlegend": true, "textposition": "auto", "type": "bar", "x": [2020, 2025, 2026, 2027, 2028, 2029, 2030, 2031, 2032, 2033, 2034, 2035, 2036, 2037, 2038, 2039, 2040, 2041, 2042, 2043, 2044, 2045, 2046, 2047, 2048, 2049, 2050], "xaxis": "x", "y": [3.217e-11, 35.97, 36.25, 36.55, 36.83, 37.13, 37.41, 37.68, 37.93, 38.2, 38.44, 38.72, 38.96, 39.21, 39.42, 39.66, 39.91, 40.12, 40.34, 40.52, 40.73, 40.95, 41.1, 41.28, 41.43, 41.62, 41.77], "yaxis": "y"}, {"alignmentgroup": "True", "hovertemplate": "Tech_name=PTR-Ferry-DIESEL<br>YEAR=%{x}<br>VALUE=%{y}<extra></extra>", "legendgroup": "PTR-Ferry-DIESEL", "marker": {"color": "#00cc96"}, "name": "PTR-Ferry-DIESEL", "offsetgroup": "PTR-Ferry-DIESEL", "orientation": "v", "showlegend": true, "textposition": "auto", "type": "bar", "x": [2021, 2022, 2023, 2024], "xaxis": "x", "y": [0.1553, 0.3279, 0.4833, 0.6559], "yaxis": "y"}, {"alignmentgroup": "True", "hovertemplate": "Tech_name=PTR-ONMI-BUS-CNG<br>YEAR=%{x}<br>VALUE=%{y}<extra></extra>", "legendgroup": "PTR-ONMI-BUS-CNG", "marker": {"color": "#ab63fa"}, "name": "PTR-ONMI-BUS-CNG", "offsetgroup": "PTR-ONMI-BUS-CNG", "orientation": "v", "showlegend": true, "textposition": "auto", "type": "bar", "x": [2021, 2022, 2023, 2024, 2025, 2026, 2027, 2028, 2029, 2030, 2031, 2032, 2033, 2034, 2035, 2036, 2037, 2038, 2039, 2040, 2041, 2042, 2043, 2044, 2045, 2046, 2047, 2048, 2049], "xaxis": "x", "y": [0.1144, 0.2003, 0.3147, 0.4006, 0.515, 0.6294, 0.7725, 0.8869, 1.03, 1.144, 1.287, 1.459, 1.602, 1.774, 1.774, 1.745, 1.717, 1.659, 1.602, 1.516, 1.431, 1.345, 1.202, 1.087, 0.9442, 0.7725, 0.6008, 0.4292, 0.2289], "yaxis": "y"}, {"alignmentgroup": "True", "hovertemplate": "Tech_name=FTR-HCV-B20<br>YEAR=%{x}<br>VALUE=%{y}<extra></extra>", "legendgroup": "FTR-HCV-B20", "marker": {"color": "#FFA15A"}, "name": "FTR-HCV-B20", "offsetgroup": "FTR-HCV-B20", "orientation": "v", "showlegend": true, "textposition": "auto", "type": "bar", "x": [2025, 2026, 2027, 2028, 2029, 2030, 2031, 2032, 2033, 2034, 2035, 2036, 2037, 2038, 2039, 2040, 2041, 2042, 2043, 2044, 2045, 2046, 2047, 2048, 2049, 2050], "xaxis": "x", "y": [328.1, 343.9, 359.6, 375.3, 391.1, 406.8, 426.2, 445.7, 465.1, 484.5, 504.0, 527.9, 551.9, 575.9, 599.9, 623.9, 653.4, 683.0, 712.5, 742.1, 771.7, 808.1, 844.5, 880.9, 917.3, 953.7], "yaxis": "y"}, {"alignmentgroup": "True", "hovertemplate": "Tech_name=FTR-LCV-B20<br>YEAR=%{x}<br>VALUE=%{y}<extra></extra>", "legendgroup": "FTR-LCV-B20", "marker": {"color": "#19d3f3"}, "name": "FTR-LCV-B20", "offsetgroup": "FTR-LCV-B20", "orientation": "v", "showlegend": true, "textposition": "auto", "type": "bar", "x": [2025, 2026, 2027, 2028, 2029, 2030, 2031, 2032, 2033, 2034, 2035, 2036, 2037, 2038, 2039, 2040, 2041, 2042, 2043, 2044, 2045, 2046, 2047, 2048, 2049, 2050], "xaxis": "x", "y": [220.7, 231.4, 242.0, 252.6, 263.2, 273.9, 287.0, 300.1, 313.3, 326.4, 339.5, 355.7, 372.0, 388.2, 404.4, 420.6, 440.6, 460.6, 480.6, 500.6, 520.6, 545.3, 570.0, 594.7, 619.3, 644.0], "yaxis": "y"}, {"alignmentgroup": "True", "hovertemplate": "Tech_name=PTR-3W-B20<br>YEAR=%{x}<br>VALUE=%{y}<extra></extra>", "legendgroup": "PTR-3W-B20", "marker": {"color": "#FF6692"}, "name": "PTR-3W-B20", "offsetgroup": "PTR-3W-B20", "orientation": "v", "showlegend": true, "textposition": "auto", "type": "bar", "x": [2025, 2026, 2027, 2028, 2029, 2030, 2031, 2032, 2033, 2034, 2035, 2036, 2037, 2038, 2039, 2040, 2041, 2042, 2043, 2044, 2045, 2046, 2047, 2048, 2049, 2050], "xaxis": "x", "y": [0.6663, 0.6577, 0.6492, 0.6406, 0.6321, 0.6236, 0.615, 0.5979, 0.5894, 0.5723, 0.5638, 0.5467, 0.5296, 0.5125, 0.4954, 0.4784, 0.4613, 0.4442, 0.4186, 0.4015, 0.3844, 0.3588, 0.3331, 0.3075, 0.2819, 0.2563], "yaxis": "y"}, {"alignmentgroup": "True", "hovertemplate": "Tech_name=PTR-BUS-B20<br>YEAR=%{x}<br>VALUE=%{y}<extra></extra>", "legendgroup": "PTR-BUS-B20", "marker": {"color": "#B6E880"}, "name": "PTR-BUS-B20", "offsetgroup": "PTR-BUS-B20", "orientation": "v", "showlegend": true, "textposition": "auto", "type": "bar", "x": [2025, 2026, 2027, 2028, 2029, 2030, 2031, 2032, 2033, 2034, 2035, 2036, 2037, 2038, 2039, 2040, 2041, 2042, 2043, 2044, 2045, 2046, 2047, 2048, 2049, 2050], "xaxis": "x", "y": [32.32, 32.51, 32.75, 32.94, 33.17, 33.36, 33.55, 33.74, 33.93, 34.12, 34.31, 34.46, 34.65, 34.79, 34.93, 35.12, 35.22, 35.36, 35.45, 35.59, 35.74, 35.78, 35.88, 35.97, 36.07, 36.16], "yaxis": "y"}, {"alignmentgroup": "True", "hovertemplate": "Tech_name=PTR-Ferry-B20<br>YEAR=%{x}<br>VALUE=%{y}<extra></extra>", "legendgroup": "PTR-Ferry-B20", "marker": {"color": "#FF97FF"}, "name": "PTR-Ferry-B20", "offsetgroup": "PTR-Ferry-B20", "orientation": "v", "showlegend": true, "textposition": "auto", "type": "bar", "x": [2025, 2026, 2027, 2028, 2029, 2030, 2031, 2032, 2033, 2034, 2035, 2036, 2037, 2038, 2039, 2040, 2041, 2042, 2043, 2044, 2045, 2046, 2047, 2048, 2049, 2050], "xaxis": "x", "y": [0.649, 0.6628, 0.6766, 0.6904, 0.7042, 0.718, 0.718, 0.7318, 0.7456, 0.7594, 0.7732, 0.787, 0.8008, 0.8146, 0.8423, 0.8561, 0.8699, 0.8975, 0.9113, 0.9251, 0.9527, 0.9665, 0.9941, 1.022, 1.036, 1.063], "yaxis": "y"}, {"alignmentgroup": "True", "hovertemplate": "Tech_name=PTR-TAXI-B20<br>YEAR=%{x}<br>VALUE=%{y}<extra></extra>", "legendgroup": "PTR-TAXI-B20", "marker": {"color": "#FECB52"}, "name": "PTR-TAXI-B20", "offsetgroup": "PTR-TAXI-B20", "orientation": "v", "showlegend": true, "textposition": "auto", "type": "bar", "x": [2025, 2026, 2027, 2028, 2029, 2030, 2031, 2032, 2033, 2034, 2035, 2036, 2037, 2038, 2039, 2040, 2041, 2042, 2043, 2044, 2045, 2046, 2047, 2048, 2049, 2050], "xaxis": "x", "y": [41.65, 41.4, 41.14, 40.88, 40.62, 40.36, 39.95, 39.53, 39.12, 38.7, 38.29, 37.68, 37.08, 36.49, 35.89, 35.29, 34.47, 33.66, 32.84, 32.02, 31.21, 30.14, 29.08, 28.01, 26.95, 25.89], "yaxis": "y"}, {"alignmentgroup": "True", "hovertemplate": "Tech_name=Biomass<br>YEAR=%{x}<br>VALUE=%{y}<extra></extra>", "legendgroup": "Biomass", "marker": {"color": "#636efa"}, "name": "Biomass", "offsetgroup": "Biomass", "orientation": "v", "showlegend": true, "textposition": "auto", "type": "bar", "x": [2026, 2027, 2028, 2029, 2030, 2031, 2032, 2033, 2034, 2035, 2036, 2037, 2038, 2039, 2040, 2041, 2042, 2043, 2044, 2045, 2046, 2047, 2048, 2049, 2050], "xaxis": "x", "y": [588.0, 588.0, 588.0, 588.0, 588.0, 588.0, 588.0, 588.0, 588.0, 588.0, 588.0, 588.0, 588.0, 588.0, 588.0, 588.0, 596.1, 596.1, 596.1, 596.1, 596.1, 596.1, 596.1, 588.0, 596.1], "yaxis": "y"}], "layout": {"barmode": "relative", "legend": {"title": {"text": "Tech_name"}, "tracegroupgap": 0}, "margin": {"t": 60}, "xaxis": {"anchor": "y", "domain": [0, 1], "title": {"text": "YEAR"}}, "yaxis": {"anchor": "x", "domain": [0, 1], "title": {"text": "VALUE"}}}}
